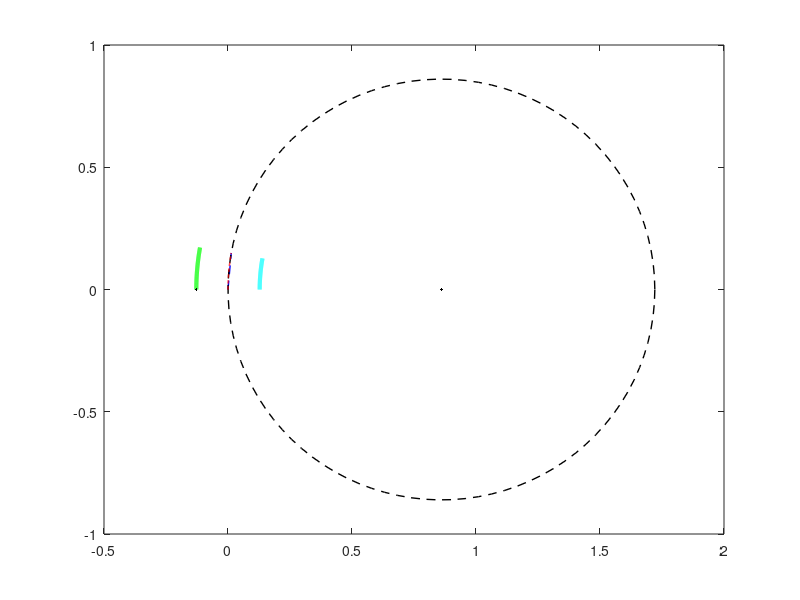

Recreate this plot in MATLAB. (Note: this script raises an error after producing the figure.)
clear all
clc
home = [0 0];
step = 3;
deadzone = 3;
while 1
    r_temp = 1;
    velocity = input('input dlength(cm/step):');
    angle = input('input angle(degree):');
    %fprintf('%s  %s\n',velocity, angle)
    target = [step*velocity*sind(angle)/100 step*velocity*cosd(angle)/100]; %코싸반대
    displacement = target - home;
    displacement_x = linspace(0,displacement(1),step+1);
    displacement_y = linspace(0,displacement(2),step+1);
    figure(1)
    plot(displacement_x,displacement_y,'--','color', 'b','linewidth',1)
    %quiver(home(1),home(2),displacement(1),displacement(2),'linewidth',2,'MaxHeadSize',0.3)
    hold on
    r = step*velocity/100;
    theta = linspace(0, 2*pi, 100);
    max_x = cos(theta);
    max_y = sin(theta);
    %plot(max_x,max_y,'color','k')
    x = r*cos(theta);
    y = r*sin(theta);
    %plot(x,y,'-.','color','k', 'linewidth', 1)
    home2 = [step*velocity/100/2/sind(angle) 0];
    if(angle ~= 0)
        plot(home2(1),0,'.', 'MarkerSize',5, 'color', 'k')
    end
    
    %plot
    if(abs(angle) > deadzone) %rotation
        r2 = abs(home2(1));
        x2 = r2*cos(theta) + home2(1)*ones(1,100);
        y2 = r2*sin(theta) + home2(2)*ones(1,100);
        plot(x2,y2,'--','color','k','linewidth',1)
        if(velocity > 0)
            if(angle > deadzone)
                traj_theta = linspace(180, 180-2*angle, 100);
                foot_theta = linspace(180, 180-2*angle, step+1);
            elseif(angle < deadzone)
                r_temp = -1*r_temp;
                traj_theta = linspace(0,-1*2*angle, 100);
                foot_theta = linspace(0,-1*2*angle, step+1);
            end
        elseif(velocity < 0)
            r_temp = -1*r_temp;
            if(angle > deadzone)
                traj_theta = linspace(0, -1*2*angle, 100);
                foot_theta = linspace(0, -1*2*angle, step+1);
            elseif(angle < deadzone)
                r_temp = -1*r_temp;
                traj_theta = linspace(180,180-2*angle, 100);
                foot_theta = linspace(180,180-2*angle, step+1);
            end
        end
        x3 = r2*cosd(traj_theta) + home2(1)*ones(1,100);
        y3 = r2*sind(traj_theta) + home2(2)*ones(1,100);
        plot(x3,y3,'--','color','r','linewidth',1)
        
        r3 = r2 + 0.127794;
        tx1 = r3*cosd(traj_theta) + home2(1)*ones(1,100);
        ty1 = r3*sind(traj_theta) + home2(2)*ones(1,100);
        plot(tx1,ty1,'color','g','linewidth',3)
        
        r4 = r2 - 0.127794;
        tx2 = r4*cosd(traj_theta) + home2(1)*ones(1,100);
        ty2 = r4*sind(traj_theta) + home2(2)*ones(1,100);
        plot(tx2,ty2,'color','c','linewidth',3)
        
        for i=1:step+1
           fx= (r2 + 0.127794*r_temp)*cosd(foot_theta(i)) + home2(1);
           fy= (r2 + 0.127794*r_temp)*sind(foot_theta(i)) + home2(2);
           plot(fx,fy,'.','Marker','.','MarkerSize',5, 'color', 'k')
           footdraw(fx,fy,180-foot_theta(i))
           r_temp = -1*r_temp;
        end
    else %straight
        foot_l_x= displacement_x - 0.127794;
        foot_l_y= displacement_y;
        plot(foot_l_x,foot_l_y,'color','g','linewidth',3)
        foot_r_x= displacement_x + 0.127794;
        foot_r_y= displacement_y;        
        plot(foot_r_x,foot_r_y,'color','c','linewidth',3)
        for i=1:step+1
            if(r_temp == 1)
                plot(foot_l_x(i),foot_l_y(i),'.','Marker','.','MarkerSize',5,'color','k')
                footdraw(foot_l_x(i),foot_l_y(i),0)
            else
                plot(foot_r_x(i),foot_r_y(i),'.','Marker','.','MarkerSize',5,'color','k')
                footdraw(foot_r_x(i),foot_r_y(i),0)
            end
            r_temp = -1*r_temp;
        end
    end
    
    grid
    axis equal
    axis([-1.2 1.2 -1.2 1.2])
    hold off
end
